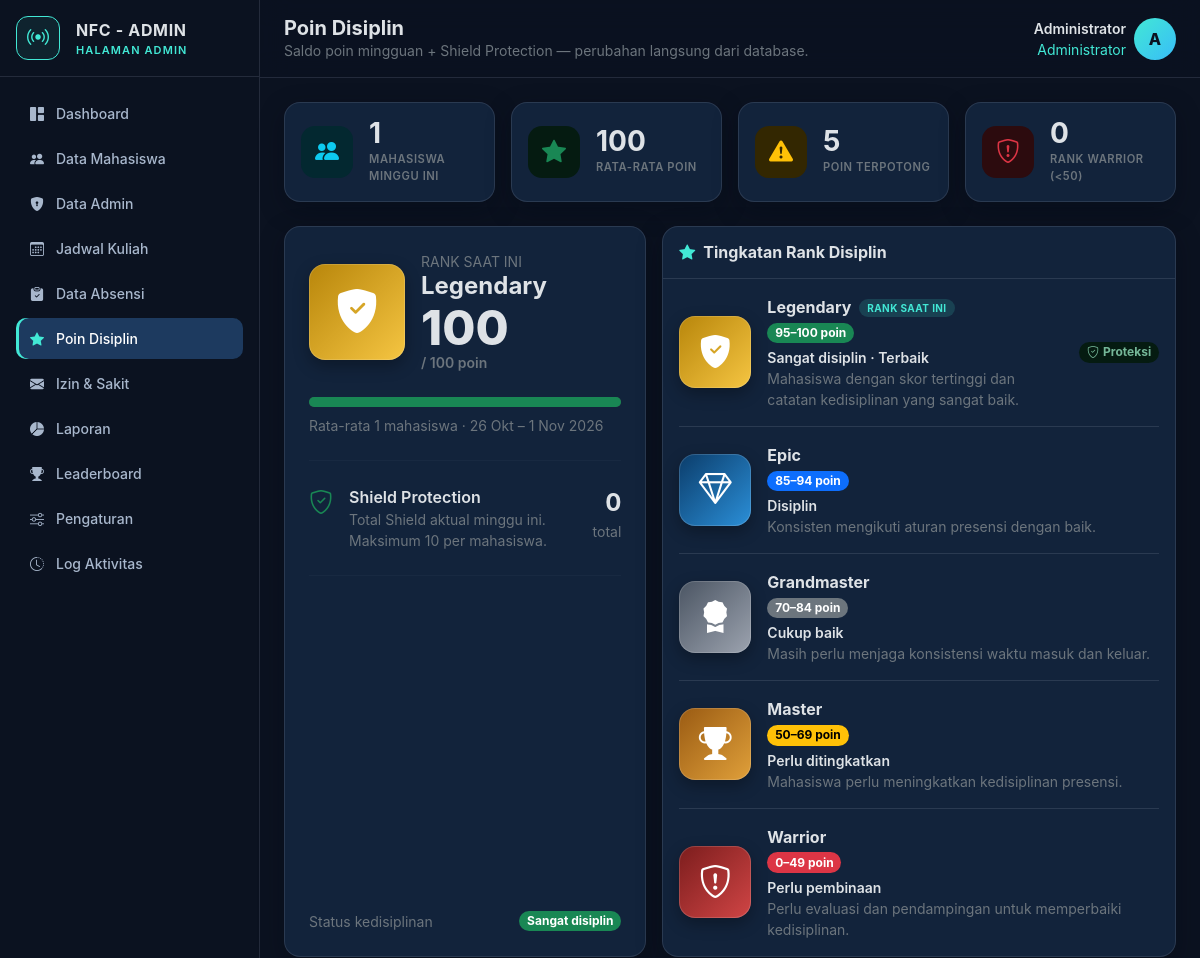
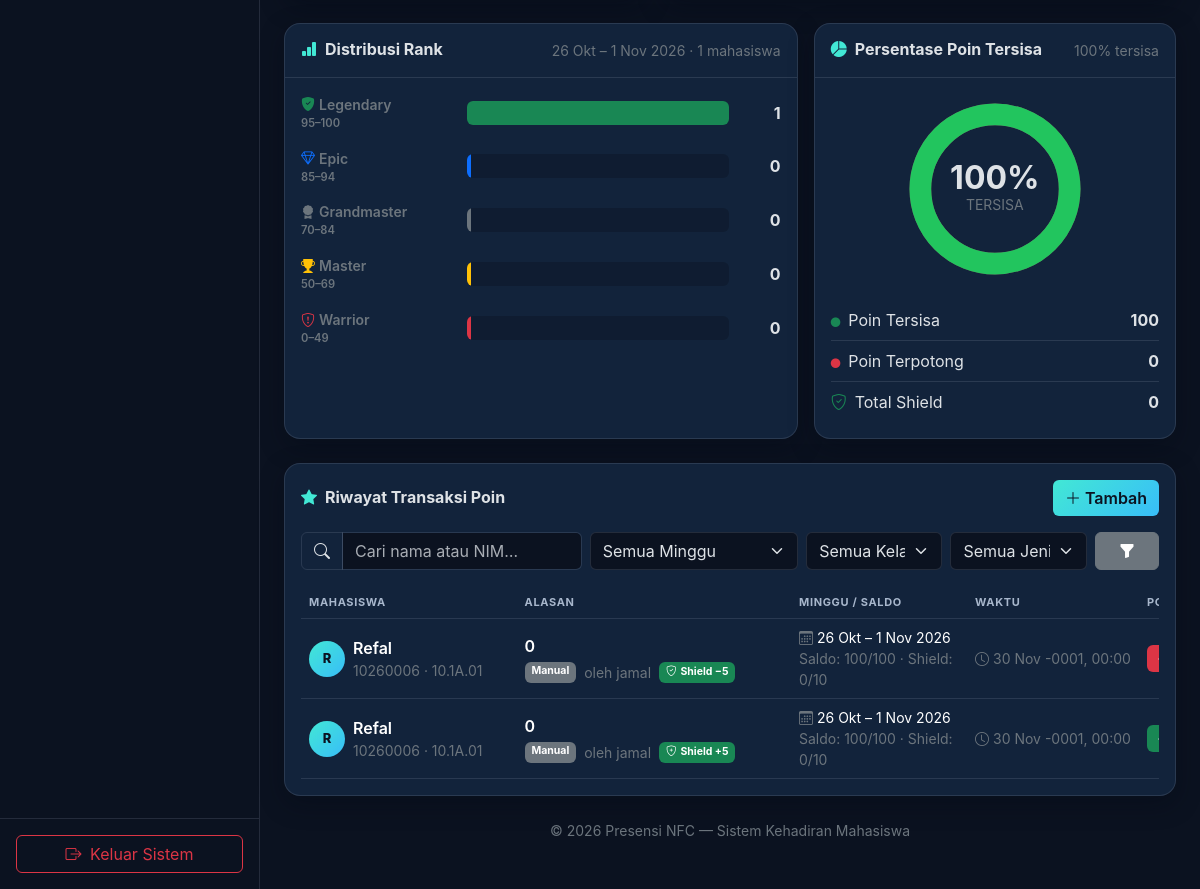
Page /admin/poin.php (signed in) on the committed database (2 pictures, top to bottom).
### tables this page shows
CREATE TABLE `point_transactions` (
  `id` bigint(20) UNSIGNED NOT NULL,
  `user_id` bigint(20) UNSIGNED NOT NULL,
  `attendance_id` bigint(20) UNSIGNED DEFAULT NULL,
  `weekly_balance_id` bigint(20) UNSIGNED NOT NULL,
  `points_change` int(11) NOT NULL,
  `credit_delta` int(11) NOT NULL DEFAULT 0,
  `shield_delta` int(11) NOT NULL DEFAULT 0,
  `shield_used` int(10) UNSIGNED NOT NULL DEFAULT 0,
  `remaining_penalty` int(10) UNSIGNED NOT NULL DEFAULT 0,
  `reason` varchar(255) NOT NULL,
  `changed_by` bigint(20) UNSIGNED DEFAULT NULL,
  `created_at` timestamp NULL DEFAULT current_timestamp()
);

CREATE TABLE `users` (
  `id` bigint(20) UNSIGNED NOT NULL,
  `nim` varchar(30) DEFAULT NULL,
  `name` varchar(100) NOT NULL,
  `email` varchar(150) NOT NULL,
  `password` varchar(255) NOT NULL,
  `role` enum('admin','mahasiswa') NOT NULL DEFAULT 'mahasiswa',
  `class_name` varchar(50) DEFAULT NULL,
  `is_active` tinyint(1) NOT NULL DEFAULT 1,
  `email_verified_at` timestamp NULL DEFAULT NULL,
  `remember_token` varchar(100) DEFAULT NULL,
  `created_at` timestamp NULL DEFAULT current_timestamp(),
  `updated_at` timestamp NULL DEFAULT current_timestamp() ON UPDATE current_timestamp()
);

CREATE TABLE `weekly_point_balances` (
  `id` bigint(20) UNSIGNED NOT NULL,
  `user_id` bigint(20) UNSIGNED NOT NULL,
  `week_start` date NOT NULL,
  `week_end` date NOT NULL,
  `initial_points` int(10) UNSIGNED NOT NULL DEFAULT 100,
  `current_points` int(10) UNSIGNED NOT NULL DEFAULT 100,
  `shield_points` tinyint(3) UNSIGNED NOT NULL DEFAULT 0,
  `created_at` timestamp NULL DEFAULT current_timestamp(),
  `updated_at` timestamp NULL DEFAULT current_timestamp() ON UPDATE current_timestamp()
);

### admin/poin.php (the view, shortened to what the rows shown need)
<?php
require_once __DIR__ . '/../koneksi.php';
$db = $conn ?? $koneksi ?? null;
function e($value): string
{
    return htmlspecialchars((string)$value, ENT_QUOTES, 'UTF-8');
}
function run_rows(mysqli $db, string $sql, string $types = '', array $params = []): array
{
    $rows = [];
    try {
        $stmt = $db->prepare($sql);
        if ($types !== '') $stmt->bind_param($types, ...$params);
        if ($stmt->execute()) {
            $res = $stmt->get_result();
            while ($row = $res->fetch_assoc()) $rows[] = $row;
        }
    } catch (Throwable $ex) {
        error_log('[poin.php] ' . $ex->getMessage());
    }
    return $rows;
}
function format_tanggal(?string $date): string
{
    $t = strtotime($date);
    $bulan = ['Jan', 'Feb', 'Mar', 'Apr', 'Mei', 'Jun', 'Jul', 'Agu', 'Sep', 'Okt', 'Nov', 'Des'];
    return date('j', $t) . ' ' . $bulan[(int)date('n', $t) - 1] . ' ' . date('Y', $t);
}
function format_jam(?string $datetime): string
{
    $t = strtotime($datetime);
    return date('H:i', $t);
}
function format_minggu(?string $start, ?string $end): string
{
    $bulan = ['Jan', 'Feb', 'Mar', 'Apr', 'Mei', 'Jun', 'Jul', 'Agu', 'Sep', 'Okt', 'Nov', 'Des'];
    $s = strtotime($start);
    $en = strtotime($end);
    return date('j', $s) . ' ' . $bulan[(int)date('n', $s) - 1] . ' – '
        . date('j', $en) . ' ' . $bulan[(int)date('n', $en) - 1] . ' ' . date('Y', $en);
}
$page         = max(1, (int)($_GET['page'] ?? 1));
$perPage      = 20;
$where  = "WHERE 1=1";
$params = [];
$types  = '';
$fromSql = "FROM point_transactions pt
            JOIN users u ON u.id = pt.user_id
            JOIN weekly_point_balances wpb ON wpb.id = pt.weekly_balance_id";
$offset = ($page - 1) * $perPage;
$txList = run_rows(
    $db,
    "SELECT pt.id, pt.user_id, pt.attendance_id, pt.points_change,
            pt.credit_delta, pt.shield_delta, pt.shield_used, pt.remaining_penalty,
            pt.reason, pt.created_at,
            u.name AS user_name, u.nim, u.class_name,
            wpb.week_start, wpb.week_end, wpb.initial_points, wpb.current_points,
            wpb.shield_points AS balance_shield,
            a.status AS att_status, a.attendance_date, s.course_name,
            cb.name AS changer_name
     $fromSql
     LEFT JOIN attendances a ON a.id = pt.attendance_id
     LEFT JOIN schedules s ON s.id = a.schedule_id
     LEFT JOIN users cb ON cb.id = pt.changed_by
     $where
     ORDER BY pt.created_at DESC, pt.id DESC
     LIMIT ? OFFSET ?",
    $types . 'ii',
    array_merge($params, [$perPage, $offset])
);
?>
<!DOCTYPE html>
<html lang="id" data-bs-theme="dark">
<head>
    <link href="https://cdn.jsdelivr.net/npm/bootstrap@5.3.3/dist/css/bootstrap.min.css" rel="stylesheet">
    <link href="https://cdn.jsdelivr.net/npm/bootstrap-icons@1.11.3/font/bootstrap-icons.min.css" rel="stylesheet">
</head>
<body>
    <div class="content">
        <header class="topbar px-3 px-lg-4 py-3 d-flex align-items-center justify-content-between gap-3">
            <div class="d-flex align-items-center gap-3 min-w-0">
                <div>
                    <h1 class="h5 fw-bold mb-0">Poin Disiplin</h1>
                </div>
            </div>
        </header>
        <main class="container-fluid px-3 px-lg-4 py-4" style="max-width:1440px">
            <section class="row g-3 mb-4" aria-label="Rank disiplin">
                <div class="col-lg-7">
                    <div class="card h-100">
                        <div class="card-header bg-transparent py-3" style="border-color:var(--line)">
                            <h2 class="h6 fw-bold mb-0"><i class="bi bi-star-fill me-2" style="color:var(--cyan)"></i>Tingkatan Rank Disiplin</h2>
                        </div>
                    </div>
                </div>
            </section>
            <section class="row g-3 mb-4" aria-label="Diagram analisis poin">
                <div class="col-xl-7">
                    <div class="card h-100">
                        <div class="card-header bg-transparent py-3 d-flex flex-wrap justify-content-between gap-2" style="border-color:var(--line)">
                            <h2 class="h6 fw-bold mb-0"><i class="bi bi-bar-chart-fill me-2" style="color:var(--cyan)"></i>Distribusi Rank</h2>
                        </div>
                    </div>
                </div>
                <div class="col-xl-5">
                    <div class="card h-100">
                        <div class="card-header bg-transparent py-3 d-flex justify-content-between" style="border-color:var(--line)">
                            <h2 class="h6 fw-bold mb-0"><i class="bi bi-pie-chart-fill me-2" style="color:var(--cyan)"></i>Persentase Poin Tersisa</h2>
                        </div>
                    </div>
                </div>
            </section>
            <section class="card mb-4">
                <div class="card-body">
                    <div class="d-flex flex-wrap justify-content-between align-items-center gap-2 mb-3">
                        <h2 class="h6 fw-bold mb-0"><i class="bi bi-star-fill me-2" style="color:var(--cyan)"></i>Riwayat Transaksi Poin</h2>
                    </div>
                    <div class="table-responsive">
                        <table class="table table-dark table-hover align-middle mb-0" style="min-width:980px">
                            <thead>
                                <tr>
                                    <th style="width:22%">Mahasiswa</th>
                                    <th style="width:28%">Alasan</th>
                                    <th>Minggu / Saldo</th>
                                    <th>Waktu</th>
                                    <th>Poin</th>
                                </tr>
                            </thead>
                            <tbody>
                                <?php if (!empty($txList)): ?>
                                    <?php foreach ($txList as $t):
                                        $initial = function_exists('mb_substr')
                                            ? mb_strtoupper(mb_substr($t['user_name'], 0, 1, 'UTF-8'), 'UTF-8')
                                            : strtoupper(substr($t['user_name'], 0, 1));
                                        $change = (int)$t['points_change'];
                                        $isPlus = $change > 0;
                                        $attTone = match ($t['att_status']) {
                                            'hadir' => 'success',
                                            'terlambat' => 'warning',
                                            'izin' => 'info',
                                            'sakit' => 'primary',
                                            'alpha' => 'danger',
                                            default => 'secondary',
                                        };
                                    ?>
                                        <tr>
                                            <td>
                                                <div class="d-flex align-items-center gap-2">
                                                    <div class="user-avatar" aria-hidden="true"><?= e($initial) ?></div>
                                                    <div class="min-w-0">
                                                        <div class="fw-semibold"><?= e($t['user_name']) ?></div>
                                                        <div class="small text-secondary"><?= e($t['nim'] ?: '-') ?><?= $t['class_name'] ? ' · ' . e($t['class_name']) : '' ?></div>
                                                    </div>
                                                </div>
                                            </td>
                                            <td>
                                                <div class="fw-semibold"><?= e($t['reason']) ?></div>
                                                <div class="small text-secondary d-flex flex-wrap gap-2 mt-1">
                                                    <?php if (!empty($t['attendance_id'])): ?>
                                                        <span class="badge text-bg-<?= e($attTone) ?>"><?= e(ucfirst((string)$t['att_status'])) ?></span>
                                                        <span><?= e($t['course_name'] ?: 'Absensi') ?> · <?= e(format_tanggal($t['attendance_date'])) ?></span>
                                                    <?php else: ?>
                                                        <span class="badge text-bg-secondary">Manual</span>
                                                        <span>oleh <?= e($t['changer_name'] ?: 'Sistem') ?></span>
                                                    <?php endif; ?>
                                                    <?php if ((int)$t['shield_used'] > 0): ?>
                                                        <span class="badge text-bg-success"><i class="bi bi-shield-check me-1"></i>Shield −<?= (int)$t['shield_used'] ?></span>
                                                    <?php endif; ?>
                                                    <?php if ($isPlus && (int)$t['shield_delta'] > 0): ?>
                                                        <span class="badge text-bg-success"><i class="bi bi-shield-plus me-1"></i>Shield +<?= (int)$t['shield_delta'] ?></span>
                                                    <?php endif; ?>
                                                </div>
                                            </td>
                                            <td>
                                                <div class="small"><i class="bi bi-calendar3 me-1 text-secondary"></i><?= e(format_minggu($t['week_start'], $t['week_end'])) ?></div>
                                                <div class="small text-secondary">
                                                    Saldo: <?= (int)$t['current_points'] ?>/<?= (int)$t['initial_points'] ?>
                                                    · Shield: <?= (int)$t['balance_shield'] ?>/<?= SHIELD_MAX ?>
                                                </div>
                                            </td>
                                            <td class="small text-secondary text-nowrap">
                                                <i class="bi bi-clock me-1"></i><?= e(format_tanggal($t['created_at'])) ?>, <?= e(format_jam($t['created_at'])) ?>
                                            </td>
                                            <td>
                                                <span class="badge fs-6 text-bg-<?= $isPlus ? 'success' : 'danger' ?>">
                                                </span>
                                            </td>
                                        </tr>
                                    <?php endforeach; ?>
                                <?php endif; ?>
                            </tbody>
                        </table>
                    </div>
                </div>
            </section>
        </main>
    </div>
</body>
</html>

### rows in the picture
point_transactions: user.name "R", user.name "Refal", user.nim "10260006", user.class_name "10.1A.01", reason "0", changed_by.name "jamal", shield_used "5", weekly_balance.week_end "26 Okt – 1 Nov 2026", weekly_balance.current_points "100", weekly_balance.initial_points "100", weekly_balance.shield_points "0", created_at "30 Nov -0001", created_at "00:00"
point_transactions: user.name "R", user.name "Refal", user.nim "10260006", user.class_name "10.1A.01", reason "0", changed_by.name "jamal", shield_delta "5", weekly_balance.week_end "26 Okt – 1 Nov 2026", weekly_balance.current_points "100", weekly_balance.initial_points "100", weekly_balance.shield_points "0", created_at "30 Nov -0001", created_at "00:00"

### other values in the picture
$menu['label'] "Dashboard"
$menu['label'] "Data Mahasiswa"
$menu['label'] "Data Admin"
$menu['label'] "Jadwal Kuliah"
$menu['label'] "Data Absensi"
$menu['label'] "Poin Disiplin"
$menu['label'] "Izin & Sakit"
$menu['label'] "Laporan"
$menu['label'] "Leaderboard"
$menu['label'] "Pengaturan"
$menu['label'] "Log Aktivitas"
$adminName "Administrator"
$adminInitial "A"
$card['value'] "1"
$card['label'] "MAHASISWA MINGGU INI"
